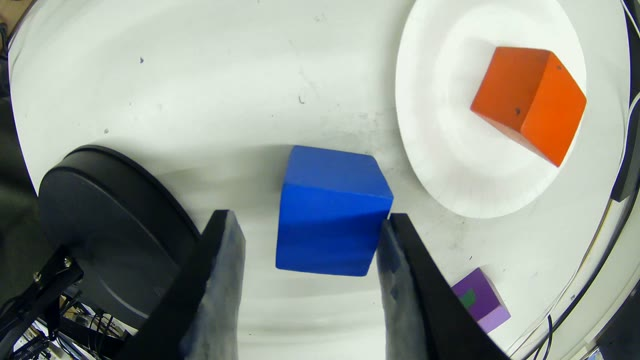
#> input picture sample_data/20260917_150545_000001/right_wrist_frame.jpg, 640 x 360 px
$ python -i cube_pnp_occl.py   (imports and definitions only)
#> lines starting #> are read from the running program, lines starting #| are printed output that depends on the picture; after the words box and inside, x2 and y2 are one past the last pixel; in counts of white or black regions, pixels touching at a corner belong together
#> further down, picture is the input picture: shape (360, 640, 3); mean B, G, R 146.2, 151.2, 145.4
"""[2026-10-07] HRA_A100: the HandUMI fingers split the cube in two near the end of the approach (fingers aimed at its centre), so the
largest red component is half a cube and the solidity gate drops the frame. Variant: every red component whose bbox lies within
1.5 cube-widths of the largest one is merged and the CONVEX HULL is filled (the fingers sit inside the cube outline). The border-cut
and min-area rules are unchanged; hexagon()/pnp/reprojection gates downstream are unchanged."""
import numpy as np, cv2
from ego_cart20 import cube_pnp as CP


def cube_blob_occl(bgr):
    hsv = cv2.cvtColor(bgr, cv2.COLOR_BGR2HSV); h, s, v = hsv[..., 0], hsv[..., 1], hsv[..., 2]
#> after `hsv = cv2.cvtColor(bgr, cv2.COLOR_BGR2HSV)`: hsv: shape (360, 640, 3); mean H, S, V 64.6, 55.2, 161.9
#> after `h, s, v = (hsv[..., 0], hsv[..., 1], hsv[..., 2])`:
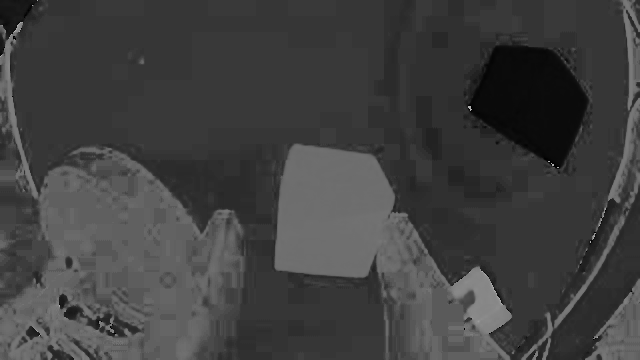
#> h: shape (360, 640); min 0, max 179, mean 64.6
#> after `h, s, v = (hsv[..., 0], hsv[..., 1], hsv[..., 2])`:
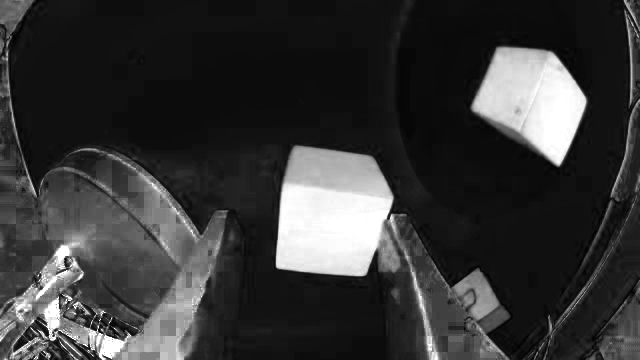
#> s: shape (360, 640); min 0, max 255, mean 55.2
#> after `h, s, v = (hsv[..., 0], hsv[..., 1], hsv[..., 2])`:
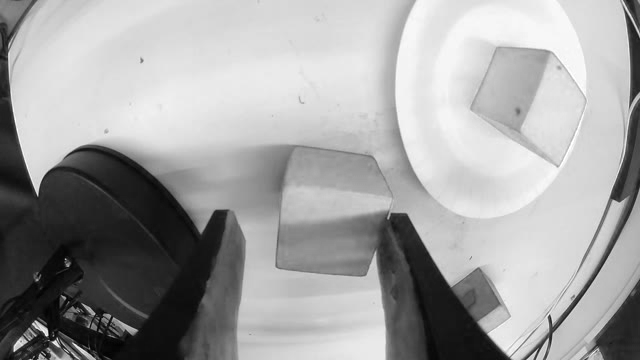
#> v: shape (360, 640); min 2, max 255, mean 161.9
    m = (((h <= 18) | (h >= 170)) & (s >= 150) & (v >= 50)).astype(np.uint8)
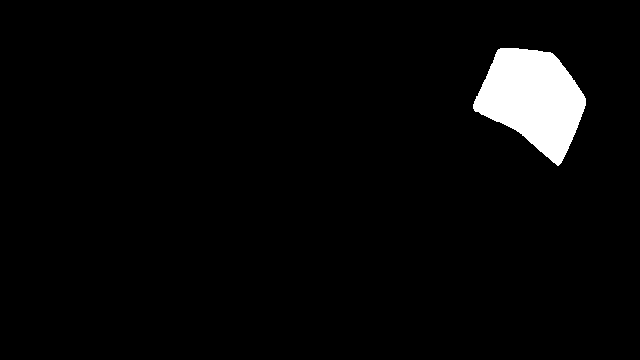
#> m: shape (360, 640); values 0 (black) and 1 (white), 3.6% white; 1 white region, box (x1, y1, x2, y2) and area: (473, 48, 586, 166) 8187
    m = cv2.morphologyEx(m, cv2.MORPH_OPEN, np.ones((3, 3), np.uint8)); m = cv2.morphologyEx(m, cv2.MORPH_CLOSE, np.ones((5, 5), np.uint8))
#> after `m = cv2.morphologyEx(m, cv2.MORPH_OPEN, np.ones((3, 3), np.uint8))`: m: shape (360, 640); values 0 (black) and 1 (white), 3.6% white; 1 white region, box (x1, y1, x2, y2) and area: (473, 48, 586, 165) 8185
    n, lab, st, cen = cv2.connectedComponentsWithStats(m)
#> lab: shape (360, 640) int32; values 0 (black) and 1 (white), 3.6% white; 1 white region
#> n = 2; st = [[0, 0, 640, 360, 222215], [473, 48, 113, 117, 8185]]; cen = [[311.6, 182.5], [532.8, 98.78]]
    if n <= 1: return None
    k = 1 + int(np.argmax(st[1:, cv2.CC_STAT_AREA])); x, y, w, hh, a = st[k]
#> after `k = 1 + int(np.argmax(st[1:, cv2.CC_STAT_AREA]))`: k = 1
#> after `x, y, w, hh, a = st[k]`: x = 473; y = 48; w = 113; hh = 117; a = 8185
    reach = 1.5 * max(w, hh); keep = [k]
#> after `reach = 1.5 * max(w, hh)`: reach = 175.5
#> after `keep = [k]`: keep = [1]
    for j in range(1, n):
        if j != k and st[j, cv2.CC_STAT_AREA] > 0.15 * a and np.linalg.norm(cen[j] - cen[k]) < reach: keep.append(j)
    mm = np.isin(lab, keep).astype(np.uint8)
    xs, ys, ws, hs = cv2.boundingRect(mm); H, W = m.shape
#> after `xs, ys, ws, hs = cv2.boundingRect(mm)`: xs = 473; ys = 48; ws = 113; hs = 117
#> after `H, W = m.shape`: H = 360; W = 640
    if mm.sum() < CP.MIN_AREA_PX or xs <= 1 or ys <= 1 or xs + ws >= W - 1 or ys + hs >= H - 1: return None
    cnts, _ = cv2.findContours(mm, cv2.RETR_EXTERNAL, cv2.CHAIN_APPROX_NONE)
#> cnts = 1 contour; box (x1, y1, x2, y2) and area: (473, 48, 586, 165) 8027
    hull = cv2.convexHull(np.vstack(cnts)); out = np.zeros_like(mm); cv2.fillPoly(out, [hull], 1)
#> after `hull = cv2.convexHull(np.vstack(cnts))`: hull = contour of 27 points, box (x1, y1, x2, y2) (473, 48, 586, 165), area 8471
#> after `cv2.fillPoly(out, [hull], 1)`:
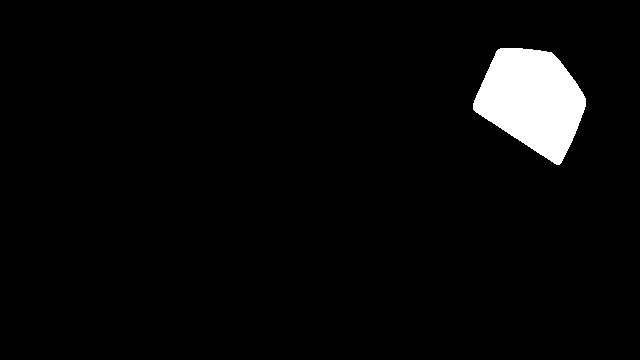
#> out: shape (360, 640); values 0 (black) and 1 (white), 3.7% white; 1 white region, box (x1, y1, x2, y2) and area: (473, 48, 586, 165) 8621
    return out


def install():
    CP.cube_blob = cube_blob_occl

>>> import cv2
>>> picture = cv2.imread('../../../sample_data/20260917_150545_000001/right_wrist_frame.jpg')
>>> result = cube_blob_occl(picture)
